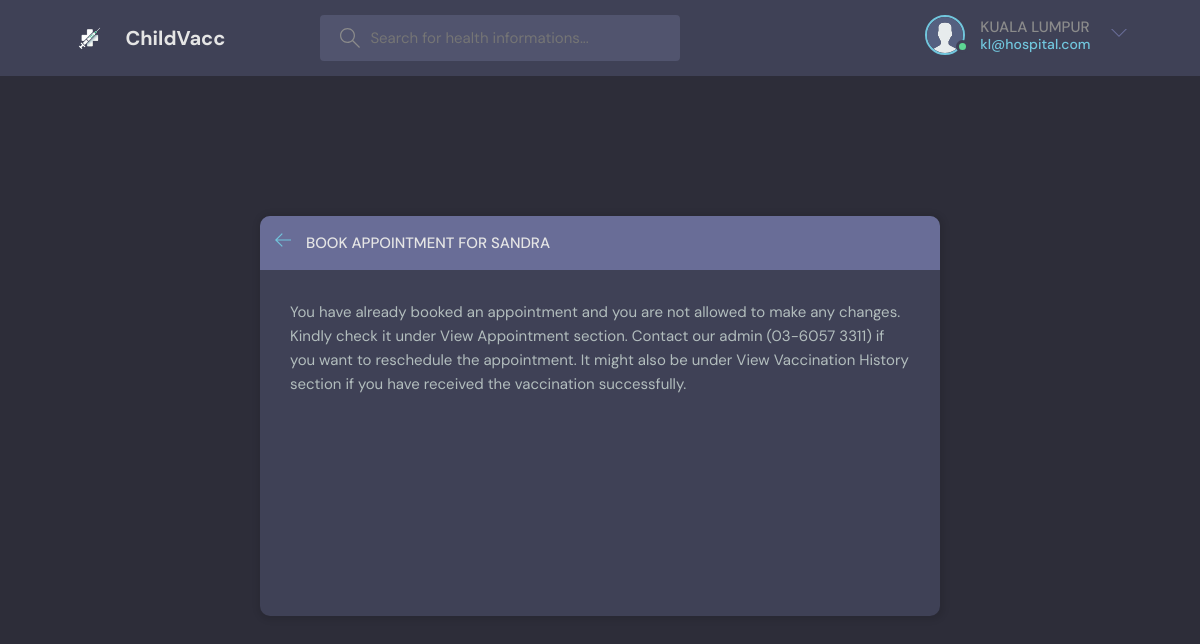
The app's page /book-appointment/49 (signed in) with its own data.
### base/models.py (models this page shows, shortened)
class User(AbstractUser):
    email = models.EmailField(unique=True)
    username = models.CharField(max_length=150, unique=True)
    avatar = models.ImageField(null=True, default="avatar.svg")
    contact = models.CharField(max_length=12, null=True)
    address1 = models.CharField(max_length=30)
    address2 = models.CharField(max_length=30)
    postcode = models.CharField(max_length=5)
    city = models.CharField(max_length=30)
    state = models.CharField(max_length=20)
    class Types(models.TextChoices):
        PARENT = "PARENT", "Parent"
        HOSPITAL = "HOSPITAL", "Hospital"
        ADMIN = "ADMIN", "Admin"
        VACCINESUPPLIER = "VACCINESUPPLIER", "VaccineSupplier"
    type = models.CharField(max_length=50, choices=Types.choices, default=Types.ADMIN)
    class Status(models.TextChoices):
        APPROVED = "APPROVED", "Approved"
        PENDING = "PENDING", "Pending"
        RESTRICTED = "RESTRICTED", "Restricted"
    status = models.CharField(max_length=50, choices=Status.choices, default=Status.PENDING)
    class Meta:
        ordering = ['username']
    USERNAME_FIELD = 'email'
    REQUIRED_FIELDS = ['username', 'type']

class Child(models.Model):
    name = models.CharField(max_length=150)
    age = models.IntegerField(default=0)
    ic = models.CharField(max_length=12, unique=True)
    parent = models.ForeignKey(Parent, on_delete=models.CASCADE)
    avatar = models.ImageField(null=True, default="avatar.svg")
    class Meta:
        ordering = ['age', 'name']

### base/views.py (the view, shortened to what this page needs)
# urls.py: path('book-appointment/<str:pk>', views.bookAppointment, name="book-appointment"),
def bookAppointment(request, pk):
    child = Child.objects.get(id=pk)
    try:
        vaccine = Vaccine.objects.get(startage__lte=child.age,endage__gte=child.age)
    except:
        vaccine = None
    hospitalvaccines = HospitalVaccine.objects.filter(vaccine=vaccine,status='COMPLETED',stored__gt = 0)
    hospitalvaccines2 = HospitalVaccine.objects.filter(vaccine=vaccine)
    try:
        bookedappointment = Appointment.objects.get(child=child,hospitalvaccine__in=hospitalvaccines2)
    except:
        bookedappointment = None
    context = {'hospitalvaccines': hospitalvaccines, 'child': child, 'bookedappointment': bookedappointment, 'vaccine': vaccine}
    return render(request, 'base/book_appointment.html', context)

### base/templates/base/book_appointment.html (shortened to what this page needs)
{% extends 'main.html' %}
{% block content %}
  <main class="create-room layout">
    <div class="container">
      <div class="layout__box">
        <div class="layout__boxHeader">
          <div class="layout__boxTitle">
            <a href="{% url 'manage-child' request.user.id %}">
              <svg version="1.1" xmlns="http://www.w3.org/2000/svg" width="32" height="32" viewBox="0 0 32 32">
                <title>arrow-left</title>
                <path
                  d="M13.723 2.286l-13.723 13.714 13.719 13.714 1.616-1.611-10.96-10.96h27.625v-2.286h-27.625l10.965-10.965-1.616-1.607z">
                </path>
              </svg>
            </a>
            <h3>Book Appointment for {{child.name}}</h3>
          </div>
        </div>
        <div class="layout__body">
          {% if vaccine == null %}
              <div class="form__group">
                  <label>There is no appointment available yet</label>
              </div>
          {% else %}
              <div class="form__group">
                  <label>You have already booked an appointment and you are not allowed to make any changes. Kindly check it under View Appointment section. Contact our admin (03-6057 3311) if you want to reschedule the appointment. It might also be under View Vaccination History section if you have received the vaccination successfully.</label>
              </div>
          {% endif %}
        </div>
      </div>
    </div>
  </main>
{% endblock content %}

### templates/navbar.html (shortened to what this page needs)
{% load static %}
<header class="header header--loggedIn">
    <div class="container">
      <a href="{% url 'home' %}" class="header__logo">
        <img src="{% static 'images/logo.png' %}" />
        <h1>ChildVacc</h1>
      </a>
      <form class="header__search" method="GET" action="{% url 'home' %}">
        <label>
          <input name="q" placeholder="Search for health informations..." />
        </label>
      </form>
      <nav class="header__menu">
        {% if request.user.is_authenticated %}
        <div class="header__user">
          {% if user.type == 'PARENT' %}
            <a href="{% url 'profile-parent' user.id %}">
              <div class="avatar avatar--medium active">
                <img src="{{user.avatar.url}}" />
              </div>
              <p>{{request.user.username}} <span>{{request.user.email}}</span></p>
            </a>
          {% elif user.type == 'HOSPITAL' %}
          <a href="{% url 'profile-hospital' user.id %}">
            <div class="avatar avatar--medium active">
              <img src="{{user.avatar.url}}" />
            </div>
            <p>{{request.user.username}} <span>{{request.user.email}}</span></p>
          </a>
          {% endif %}
          <button class="dropdown-button">
            <svg version="1.1" xmlns="http://www.w3.org/2000/svg" width="32" height="32" viewBox="0 0 32 32">
              <title>chevron-down</title>
              <path d="M16 21l-13-13h-3l16 16 16-16h-3l-13 13z"></path>
            </svg>
          </button>
        </div>
        {% else %}
        <a href="{% url 'login' %}">
          <img src="{% static 'images/avatar.svg' %}" />
          <p>Login</p>
        </a>
        {% endif %}
      </nav>
    </div>
  </header>

### static/styles/style.css (style rules this page uses)
:root { --color-main: #71c6dd; --color-main-light: #e1f6fb; --color-dark: #3f4156; --color-dark-medium: #51546e; --color-dark-light: #696d97; --color-light: #e5e5e5; --color-gray: #8b8b8b; --color-light-gray: #b2bdbd; --color-bg: #2d2d39; --color-success: #5dd693; --color-error: #fc4b0b; }
* { font-family: "DM Sans", -apple-system, BlinkMacSystemFont, "Segoe UI", Roboto, Oxygen, Ubuntu, Cantarell, "Open Sans", "Helvetica Neue", sans-serif; margin: 0; padding: 0; box-sizing: border-box; text-rendering: optimizeLegibility; font-size: inherit; }
html { font-size: 56.25%; }
@media only screen and (min-width: 1200px) { html { font-size: 62.5%; } }
body { line-height: 1.6; font-weight: 400; font-size: 1.5rem; color: var(--color-light-gray); background-color: var(--color-bg); min-height: 100vh; }
img { width: 100%; }
a { display: inline-block; color: var(--color-main); text-decoration: none; }
.container { max-width: 120rem; width: 90%; margin: auto; }
.avatar { position: relative; display: inline-block; border-radius: 50%; border: 2px solid var(--color-main); }
.avatar img { display: block; border-radius: 50%; object-fit: cover; object-position: center; }
.avatar::after { content: ""; display: block; position: absolute; background-color: var(--color-gray); z-index: 111; border-radius: 50%; border: 0.3rem solid var(--color-dark); }
.avatar.active::after { background-color: var(--color-success); }
.avatar.avatar--medium img { width: 3.6rem; height: 3.6rem; border-radius: 50%; }
.avatar.avatar--medium:after { width: 0.7rem; height: 0.7rem; bottom: 0px; right: -6px; }
.header { padding: 1.5rem; background-color: var(--color-dark); }
.header > .container { display: flex; gap: 9.5rem; }
.header__logo, .header__user { display: flex; gap: 2rem; align-items: center; }
.header__logo > img { height: 3.2rem; width: 3.2rem; }
.header__logo > h1 { font-weight: 700; font-size: 2rem; color: var(--color-light); }
.header__search > label { background-color: var(--color-dark-medium); padding: 1.3rem 1rem; display: flex; align-items: center; gap: 1rem; border-radius: 4px; }
.header__search svg { fill: var(--color-gray); width: 2rem; height: 2rem; margin-left: 1rem; }
.header__search input { width: 30rem; background: transparent; border: none; outline: none; color: var(--color-light); }
.header__menu { margin-left: auto; position: relative; }
.header__menu a { display: flex; gap: 1.5rem; align-items: center; font-weight: 500; text-decoration: none; color: var(--color-gray); }
.header__menu img { height: 3.6rem; }
.header__menu p { line-height: 1.2; }
.header__menu span { color: var(--color-main); font-weight: 500; font-size: 1.4rem; display: block; }
.header__menu svg { width: 1.6rem; height: 1.6rem; fill: var(--color-dark-light); }
.dropdown-button { background: transparent; border: 0; outline: 0; cursor: pointer; }
.layout { margin-top: 2.4rem; }
.layout > .container { display: flex; justify-content: space-between; align-items: flex-start; }
.layout__box { width: 90%; max-width: 48rem; min-height: 40rem; position: absolute; top: 50%; left: 50%; transform: translate(-50%, -46%); background-color: var(--color-dark); border-radius: 1rem; box-shadow: 1px 1px 6px 3px rgba(0, 0, 0, 0.1); overflow: hidden; }
.layout__boxHeader { display: flex; padding: 1.5rem; background-color: var(--color-dark-light); }
.layout__boxTitle { display: flex; gap: 1.5rem; align-items: center; }
.layout__boxTitle h3 { text-transform: uppercase; font-weight: 500; color: var(--color-light); }
.layout__boxTitle svg { width: 1.6rem; height: 1.6rem; fill: var(--color-main); }
.layout__body { margin: 3rem; }
.form__group { margin-bottom: 2rem; width: 100%; }
.form__group label { display: block; font-size: 1.5rem; margin-bottom: 1rem; }
.create-room.layout .layout__box { max-width: 68rem; }

### records on screen
User: avatar (placeholder picture), user.username "KUALA LUMPUR", user.email "kl@hospital.com"
Child: name "SANDRA"
